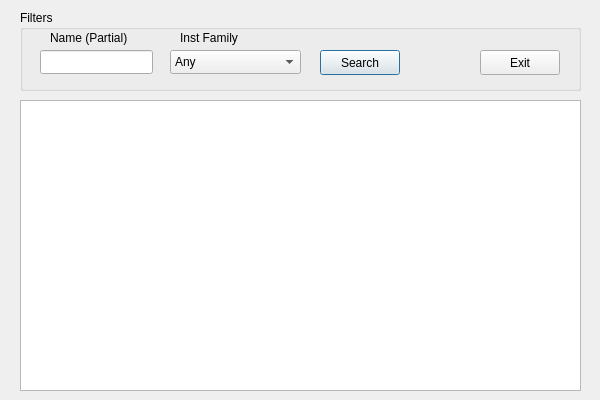
<?xml version="1.0" encoding="UTF-8"?>
<ui version="4.0">
 <class>PATCH_LIST</class>
 <widget class="QDialog" name="PATCH_LIST">
  <property name="geometry">
   <rect>
    <x>0</x>
    <y>0</y>
    <width>600</width>
    <height>400</height>
   </rect>
  </property>
  <property name="windowTitle">
   <string>PATCH_LIST</string>
  </property>
  <widget class="QGroupBox" name="groupBox">
   <property name="geometry">
    <rect>
     <x>20</x>
     <y>10</y>
     <width>561</width>
     <height>81</height>
    </rect>
   </property>
   <property name="title">
    <string>Filters</string>
   </property>
   <widget class="QLabel" name="label">
    <property name="geometry">
     <rect>
      <x>30</x>
      <y>20</y>
      <width>91</width>
      <height>16</height>
     </rect>
    </property>
    <property name="text">
     <string>Name (Partial)</string>
    </property>
   </widget>
   <widget class="QLabel" name="label_2">
    <property name="geometry">
     <rect>
      <x>160</x>
      <y>20</y>
      <width>81</width>
      <height>16</height>
     </rect>
    </property>
    <property name="text">
     <string>Inst Family</string>
    </property>
   </widget>
   <widget class="QComboBox" name="PatchList_Family_select">
    <property name="geometry">
     <rect>
      <x>150</x>
      <y>40</y>
      <width>131</width>
      <height>24</height>
     </rect>
    </property>
    <item>
     <property name="text">
      <string>Any</string>
     </property>
    </item>
    <item>
     <property name="text">
      <string>Keyboards</string>
     </property>
    </item>
    <item>
     <property name="text">
      <string>Strings</string>
     </property>
    </item>
    <item>
     <property name="text">
      <string>Winds</string>
     </property>
    </item>
    <item>
     <property name="text">
      <string>Brass</string>
     </property>
    </item>
    <item>
     <property name="text">
      <string>Percussion</string>
     </property>
    </item>
    <item>
     <property name="text">
      <string>ChromPerc</string>
     </property>
    </item>
    <item>
     <property name="text">
      <string>Voice</string>
     </property>
    </item>
    <item>
     <property name="text">
      <string>Synth</string>
     </property>
    </item>
    <item>
     <property name="text">
      <string>Guitars</string>
     </property>
    </item>
    <item>
     <property name="text">
      <string>Bass</string>
     </property>
    </item>
    <item>
     <property name="text">
      <string>Ensemble</string>
     </property>
    </item>
    <item>
     <property name="text">
      <string>Ethnic</string>
     </property>
    </item>
    <item>
     <property name="text">
      <string>SFX</string>
     </property>
    </item>
   </widget>
   <widget class="QLineEdit" name="PatchList_Name_edit">
    <property name="geometry">
     <rect>
      <x>20</x>
      <y>40</y>
      <width>113</width>
      <height>24</height>
     </rect>
    </property>
   </widget>
   <widget class="QPushButton" name="PatchList_Select_button">
    <property name="geometry">
     <rect>
      <x>300</x>
      <y>40</y>
      <width>80</width>
      <height>25</height>
     </rect>
    </property>
    <property name="text">
     <string>Search</string>
    </property>
   </widget>
   <widget class="QPushButton" name="PatchList_Exit_button">
    <property name="geometry">
     <rect>
      <x>460</x>
      <y>40</y>
      <width>80</width>
      <height>25</height>
     </rect>
    </property>
    <property name="text">
     <string>Exit</string>
    </property>
   </widget>
  </widget>
  <widget class="QTextEdit" name="PatchList_Result_list">
   <property name="geometry">
    <rect>
     <x>20</x>
     <y>100</y>
     <width>561</width>
     <height>291</height>
    </rect>
   </property>
   <property name="acceptDrops">
    <bool>false</bool>
   </property>
   <property name="frameShadow">
    <enum>QFrame::Raised</enum>
   </property>
   <property name="horizontalScrollBarPolicy">
    <enum>Qt::ScrollBarAlwaysOff</enum>
   </property>
   <property name="undoRedoEnabled">
    <bool>false</bool>
   </property>
   <property name="lineWrapMode">
    <enum>QTextEdit::NoWrap</enum>
   </property>
   <property name="tabStopWidth">
    <number>4</number>
   </property>
   <property name="textInteractionFlags">
    <set>Qt::TextSelectableByKeyboard|Qt::TextSelectableByMouse</set>
   </property>
  </widget>
 </widget>
 <layoutdefault spacing="6" margin="11"/>
 <resources/>
 <connections/>
</ui>
